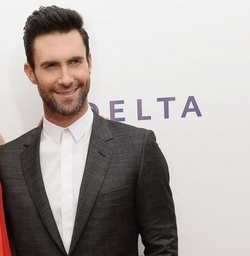
#> input picture image alignment/faces_imgs/1.jpg, 250 x 256 px, shrunk from 504 x 516 before the run
$ python -i utils.py   (imports and definitions only)
#> lines starting #> are read from the running program, lines starting #| are printed output that depends on the picture; after the words box and inside, x2 and y2 are one past the last pixel; in counts of white or black regions, pixels touching at a corner belong together


import cv2
import os
import numpy as np
from  skimage.feature import canny

class filters:

    gaussian_filter = (1.0 / 140.0) * np.array([[1, 1, 2, 2, 2, 1, 1],
                                                [1, 2, 2, 4, 2, 2, 1],
                                                [2, 2, 4, 8, 4, 2, 2],
                                                [2, 4, 8, 16, 8, 4, 2],
                                                [2, 2, 4, 8, 4, 2, 2],
                                                [1, 2, 2, 4, 2, 2, 1],
                                                [1, 1, 2, 2, 2, 1, 1]])

    grad_x_filter = (1.0 / 3.0) * np.array([[-1, 0, 1],
                                        [-1, 0, 1],
                                        [-1, 0, 1]])

    grad_y_filter = (1.0 / 3.0) * np.array([[1, 1, 1],
                                        [0, 0, 0],
                                        [-1, -1, -1]])

def convolve(image, filter):
    k = filter.shape[0] //2
    new_image = np.pad(image, (k,), 'edge')
    result = np.zeros(image.shape)

    def mul(p1, p2):
        return np.sum(np.multiply(p1, p2))

    for row in range(k, new_image.shape[0]-k):
        for col in range(k, new_image.shape[1]-k):
            result[row-k,col-k] = mul(new_image[row-k:row+k+1 , col-k:col+k+1], filter)
    return result.astype(np.uint8)

def grad_mag_angle(gradx, grady):
    mag = np.sqrt(gradx**2 + grady**2)
    angle = np.arctan(grady/gradx)
    return mag.astype(np.uint8), angle

def load_image(path):
    return cv2.imread(path)

def toGray(image):
    return cv2.cvtColor(image, cv2.COLOR_BGR2GRAY)

def show_image(image):
    cv2.imshow('r', image)
    cv2.waitKey(0)
    cv2.destroyWindow('r')

def localMaximization(gradientData, gradientAngle):
    """
    Applies Non-Maxima suppression to gradient magnitude image
    :param gradientData: gradient image
    :param gradientAngle: gradient angle
    :param height:
    :param width:
    :return: the gradient magnitude image after non-maxima suppression
    """
    gradient = np.empty(gradientData.shape)
    numberOfPixels = np.zeros(shape=(256))
    edgePixels = 0

    for row in range(5, gradientData.shape[0] - 5):
        for col in range(5, gradientData.shape[1] - 5):
            theta = gradientAngle[row, col]
            gradientAtPixel = gradientData[row, col]
            value = 0

            # Sector - 1
            if (0 <= theta <= 22.5 or 157.5 < theta <= 202.5 or 337.5 < theta <= 360):
                if gradientAtPixel > gradientData[row, col + 1] and gradientAtPixel > gradientData[row, col - 1]:
                    value = gradientAtPixel
                else:
                    value = 0

            # Sector - 2
            elif (22.5 < theta <= 67.5 or 202.5 < theta <= 247.5):
                if gradientAtPixel > gradientData[row + 1, col - 1] and gradientAtPixel > gradientData[
                    row - 1, col + 1]:
                    value = gradientAtPixel
                else:
                    value = 0

            # Sector - 3
            elif (67.5 < theta <= 112.5 or 247.5 < theta <= 292.5):
                if gradientAtPixel > gradientData[row + 1, col] and gradientAtPixel > gradientData[row - 1, col]:
                    value = gradientAtPixel
                else:
                    value = 0

            # Sector - 4
            elif 112.5 < theta <= 157.5 or 292.5 < theta <= 337.5:
                if gradientAtPixel > gradientData[row + 1, col + 1] \
                        and gradientAtPixel > gradientData[row - 1, col - 1]:
                    value = gradientAtPixel
                else:
                    value = 0

            gradient[row, col] = value

            # If value is greater than one after non maxima suppression
            if value > 0:
                edgePixels += 1
                try:
                    numberOfPixels[int(value)] += 1
                except:
                    print('Out of range gray level value', value)

    print('Number of Edge pixels:', edgePixels)
    return gradient.astype(np.uint8), numberOfPixels, edgePixels

def pTile(percent, imageData, numberOfPixels, edgePixels, file):
    """
    Applies p-tile method of automatic thresholding to find the best threshold value and then apply that
    to the image to create a binary image.
    :param percent: of non zero pixels to be over the threshold
    :param imageData: input image array
    :param numberOfPixels: counts total number of pixels in the image
    :param edgePixels: counts pixels present at the edges
    :param file:
    :return: binary image array with p-tile method thresholding applied
    """
    # Number of pixels to keep
    threshold = np.around(edgePixels * percent / 100)
    sum, value = 0, 255
    for value in range(255, 0, -1):
        sum += numberOfPixels[value]
        if sum >= threshold:
            break

    for i in range(imageData.shape[0]):
        for j in range(imageData[i].size):
            if imageData[i, j] < value:
                imageData[i, j] = 0
            else:
                imageData[i, j] = 255

    return imageData


def Canny_detector(image):
    gray = toGray(image)
    blurred = convolve(gray, filters.gaussian_filter)

    grad_x = convolve(blurred, filters.grad_x_filter)
    grad_y = convolve(blurred, filters.grad_y_filter)

    mag, angle = grad_mag_angle(grad_x, grad_y)
    show_image(mag)

    gradient, numberOfPixels, edgePixels = localMaximization(mag, angle)
    show_image(gradient)

    final = pTile(40, gradient, numberOfPixels, edgePixels, gray)
    return final

>>> import cv2
>>> picture = cv2.imread('faces_imgs/1.jpg')
#> picture is the input picture: shape (256, 250, 3); mean B, G, R 162.7, 165.2, 172.2
>>> result = Canny_detector(picture)
#> after the loop in convolve (call 2), `for row in range(k, new_image.shape[0]-k):`:
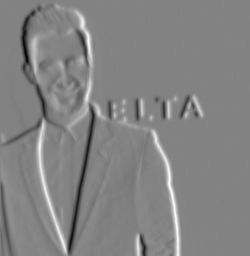
#> result: shape (256, 250) float64; min -95.67, max 90.67, mean 0.5; drawn with min black and max white
#> after the loop in convolve (call 3), `for row in range(k, new_image.shape[0]-k):`:
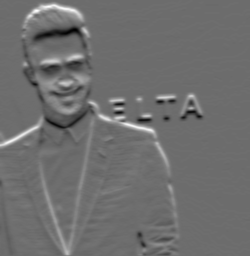
#> result: shape (256, 250) float64; min -57, max 76.67, mean 1.2; drawn with min black and max white
#> in convolve (call 3), `return result.astype(np.uint8)`:
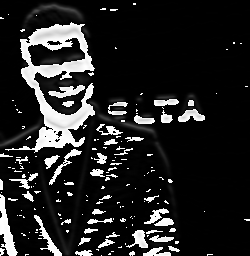
#> returned value: shape (256, 250); min 0, max 255, mean 35.9
#> in grad_mag_angle, `mag = np.sqrt(gradx**2 + grady**2)`:
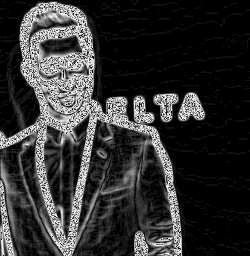
#> mag: shape (256, 250) float16; min 0, max 15.91, mean 3.12; drawn with min black and max white
#> in grad_mag_angle, `angle = np.arctan(grady/gradx)`:
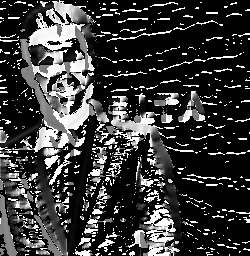
#> angle: shape (256, 250) float64; 45.25% of the values are NaN or infinite; the others: min 0, max 1.57, mean 0.663; drawn with min black, max white, NaN and infinite black
#> after the loop in localMaximization, `for row in range(5, gradientData.shape[0] - 5):`: edgePixels = 5159; numberOfPixels = 256 values, max 1071 at index 15, min 0 at index 0, mean 20.15
#| Number of Edge pixels: 5159
#> in Canny_detector, `gradient, numberOfPixels, edgePixels = localMaximization(mag, angle)`:
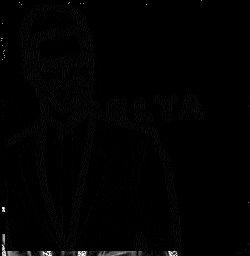
#> gradient: shape (256, 250); min 0, max 255, mean 2
#> in Canny_detector, `gradient, numberOfPixels, edgePixels = localMaximization(mag, angle)`: edgePixels = 5159
#> in pTile, `threshold = np.around(edgePixels * percent / 100)`: threshold = 2064
#> after the loop in pTile, `for value in range(255, 0, -1):`: sum = 2380
#> after the loop in pTile, `for i in range(imageData.shape[0]):`:
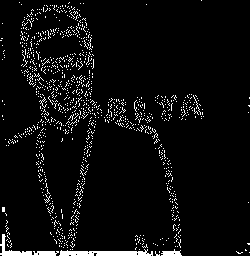
#> imageData: shape (256, 250); 5.2% white; 1054 white regions (1049 under 20 px), largest, box (x1, y1, x2, y2) and area: (59, 249, 153, 256) 442, (0, 234, 59, 256) 318, (161, 249, 182, 256) 96, (193, 95, 201, 115) 22, (39, 97, 47, 108) 20

$ run again, on image alignment/faces_imgs/2.jpg
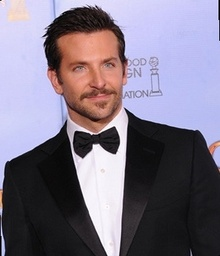
#> input picture image alignment/faces_imgs/2.jpg, 220 x 256 px, shrunk from 297 x 345 before the run
#> picture is the input picture: shape (256, 220, 3); mean B, G, R 133.7, 116.8, 124.6
#> new_image: shape (258, 222)
#> after the loop in localMaximization, `for row in range(5, gradientData.shape[0] - 5):`:
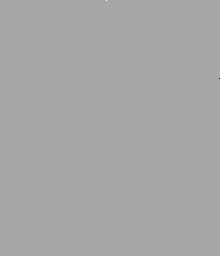
#> gradient: shape (256, 220) float64; min -3.94e+307, max 2.05e+307, mean -3.36e+302; drawn with min black and max white
#> after the loop in localMaximization, `for row in range(5, gradientData.shape[0] - 5):`: edgePixels = 5020; numberOfPixels = 256 values, max 949 at index 15, min 0 at index 0, mean 19.61
#| Number of Edge pixels: 5020
#> in Canny_detector, `gradient, numberOfPixels, edgePixels = localMaximization(mag, angle)`: edgePixels = 5020
#> threshold = 2008
#> after the loop in pTile, `for value in range(255, 0, -1):`: sum = 2218
#> after the loop in pTile, `for i in range(imageData.shape[0]):`:
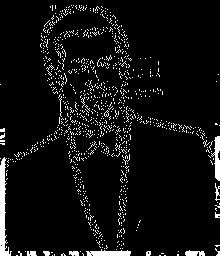
#> imageData: shape (256, 220); 6.3% white; 959 white regions (947 under 20 px), largest, box (x1, y1, x2, y2) and area: (0, 157, 12, 256) 536, (86, 249, 131, 256) 220, (211, 136, 220, 181) 214

$ run again, on image alignment/faces_imgs/3.jpg
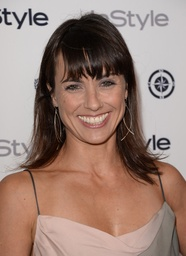
#> input picture image alignment/faces_imgs/3.jpg, 186 x 256 px, shrunk from 431 x 594 before the run
#> picture is the input picture: shape (256, 186, 3); mean B, G, R 119.5, 129.8, 154.8
#> new_image: shape (258, 188)
#> in grad_mag_angle, `angle = np.arctan(grady/gradx)`:
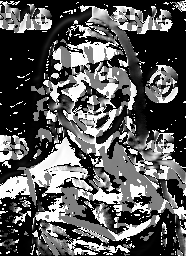
#> angle: shape (256, 186) float64; 22.48% of the values are NaN or infinite; the others: min 0, max 1.57, mean 0.718; drawn with min black, max white, NaN and infinite black
#> after the loop in localMaximization, `for row in range(5, gradientData.shape[0] - 5):`: edgePixels = 5577; numberOfPixels = 256 values, max 1160 at index 15, min 0 at index 0, mean 21.79
#| Number of Edge pixels: 5577
#> in Canny_detector, `gradient, numberOfPixels, edgePixels = localMaximization(mag, angle)`: edgePixels = 5577
#> threshold = 2231
#> after the loop in pTile, `for value in range(255, 0, -1):`: sum = 2766
#> after the loop in pTile, `for i in range(imageData.shape[0]):`:
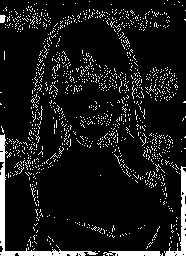
#> imageData: shape (256, 186); 9.6% white; 1217 white regions (1213 under 20 px), largest, box (x1, y1, x2, y2) and area: (0, 134, 98, 256) 990, (164, 166, 186, 256) 495, (103, 251, 163, 256) 253, (0, 15, 6, 23) 40

$ run again, on image alignment/faces_imgs/4.jpg
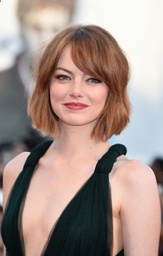
#> input picture image alignment/faces_imgs/4.jpg, 163 x 256 px, shrunk from 366 x 574 before the run
#> picture is the input picture: shape (256, 163, 3); mean B, G, R 138.2, 145.6, 164.7
#> new_image: shape (258, 165)
#> after the loop in localMaximization, `for row in range(5, gradientData.shape[0] - 5):`: edgePixels = 4962; numberOfPixels = 256 values, max 1070 at index 15, min 0 at index 0, mean 19.38
#| Number of Edge pixels: 4962
#> in Canny_detector, `gradient, numberOfPixels, edgePixels = localMaximization(mag, angle)`: edgePixels = 4962
#> threshold = 1985
#> after the loop in pTile, `for value in range(255, 0, -1):`: sum = 2533
#> after the loop in pTile, `for i in range(imageData.shape[0]):`:
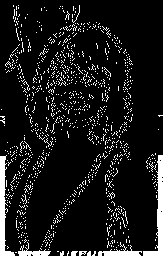
#> imageData: shape (256, 163); 9.9% white; 1016 white regions (1009 under 20 px), largest, box (x1, y1, x2, y2) and area: (143, 155, 163, 256) 612, (0, 155, 15, 256) 570, (98, 242, 142, 256) 231
